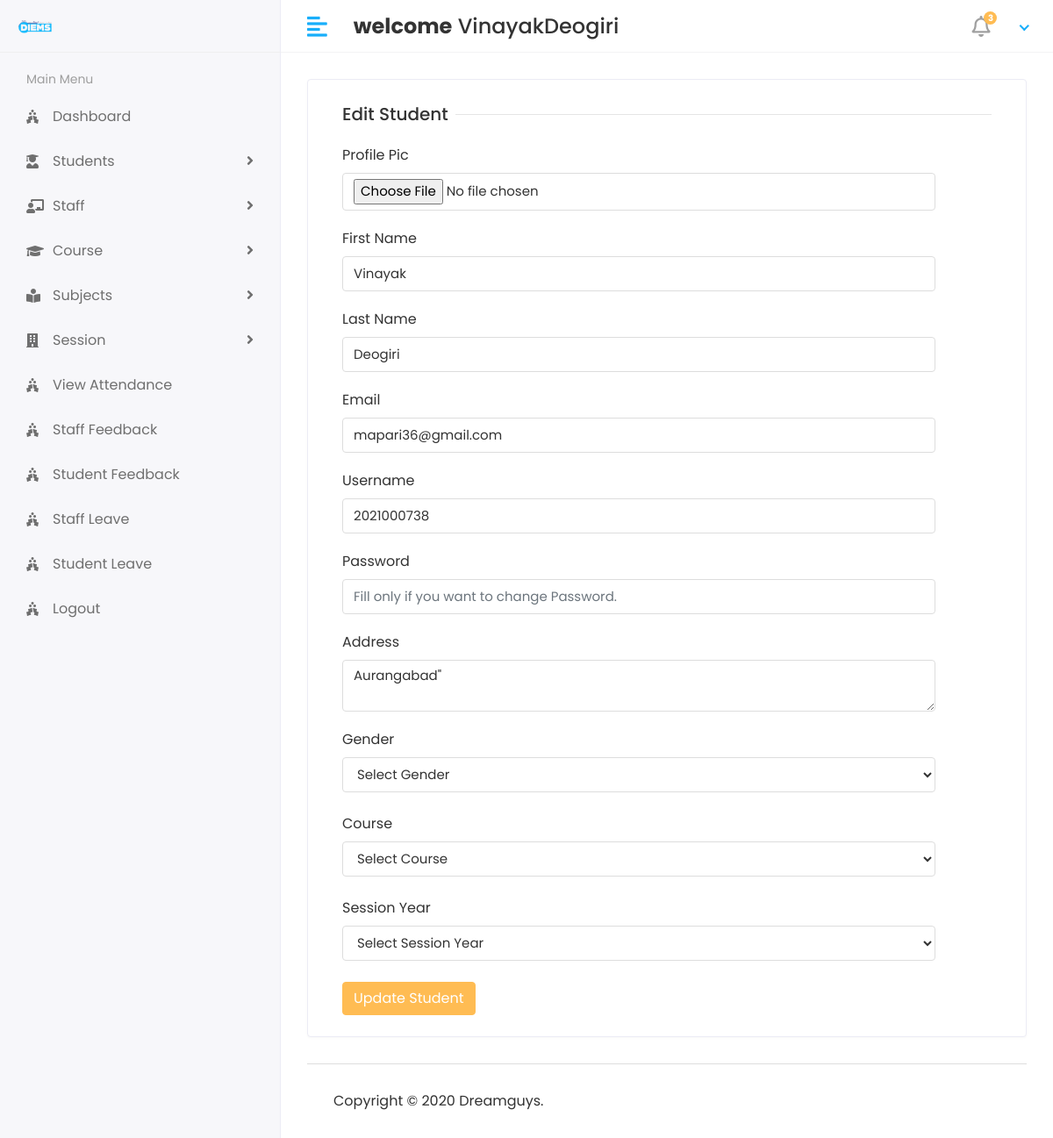
Screenshot of /Hod/Student/Edit/3 (signed in) with the database file from the repository.
### app/models.py (models this page shows, shortened)
class CustomUser(AbstractUser):
    USER = (
        (1,'HOD'),
        (2,'STAFF'),
        (3,'STUDENT'),
    )
    user_type = models.CharField(choices=USER,max_length=50,default=1)
    profile_pic = models.ImageField(upload_to='media/profile_pic')

class Student(models.Model):
    admin = models.OneToOneField(CustomUser,on_delete=models.CASCADE)
    address = models.TextField()
    gender = models.CharField(max_length=100)
    course_id = models.ForeignKey(Course,on_delete=models.DO_NOTHING)
    session_year_id = models.ForeignKey(Session_Year,on_delete=models.DO_NOTHING)
    created_at = models.DateTimeField(auto_now_add=True)
    updated_at = models.DateTimeField(auto_now=True)

### student_management/Hod_Views.py (the view)
# urls.py: path('Hod/Student/Edit/<str:id>',Hod_Views.EDIT_STUDENT,name='edit_student'),
@login_required(login_url='/')
def EDIT_STUDENT(request,id):
    student = Student.objects.filter(id = id)
    course = Course.objects.all()
    session_year = Session_Year.objects.all()
    context = {
        'student':student,
        'course':course,
        'session_year':session_year,
    }
    return render(request,'Hod/edit_student.html',context)

### templates/Hod/edit_student.html (shortened to what this page needs)
{% extends 'base.html' %}
{% block content %}
  <div class="row">
                  <div class="col-sm-12">
                     <div class="card">
                        <div class="card-body">
                           <form method="post" action="{% url 'update_student' %}" enctype="multipart/form-data">
                                 <div class="col-12">
                                    <h5 class="form-title"><span>Edit Student</span></h5>
                                 </div>
                                 <div class="col-sm-11">
                                    <div class="form-group">
                                       <label>Profile Pic</label>
                                       <input type="file" class="form-control" name="profile_pic" >
                                    </div>
                                 </div>
                                 <div class="col-sm-11">
                                    <div class="form-group">
                                       <label>First Name</label>
                                       <input type="text" class="form-control" name="first_name" value="{% for i in student %}{{i.admin.first_name}}{% endfor %}" >
                                    </div>
                                 </div>
                                 <div class="col-sm-11">
                                    <div class="form-group">
                                       <label>Last Name</label>
                                       <input type="text" class="form-control" name="last_name" value="{% for i in student %}{{i.admin.last_name}}{% endfor %}" >
                                    </div>
                                 </div>
                               <div class="col-sm-11">
                                    <div class="form-group">
                                       <label>Email</label>
                                       <input type="text" class="form-control" name="email" value="{% for i in student %}{{i.admin.email}}{% endfor %}" >
                                    </div>
                                 </div>
                               <div class="col-sm-11">
                                    <div class="form-group">
                                       <label>Username</label>
                                       <input type="text" class="form-control" name="username" value="{% for i in student %}{{i.admin.username}}{% endfor %}" >
                                    </div>
                                 </div>
                               <div class="col-sm-11">
                                    <div class="form-group">
                                       <label>Password</label>
                                       <input type="password" class="form-control" name="password"  placeholder="Fill only if you want to change Password." >
                                    </div>
                                 </div>
                               <div class="col-sm-11">
                                    <div class="form-group">
                                        <label>Address</label>
                                        <textarea class="form-control" name="address" required >{% for i in student %}{{i.address}}{% endfor %}"</textarea>
                                    </div>
                                 </div>
                               <div class="col-sm-11">
                                    <label>Gender</label>
                                       <select class="form-control" name="gender" >
                                          <option>Select Gender</option>
                                       </select>
                                 </div>
                               <br>
                               <div class="col-sm-11">
                                    <label>Course</label>
                                       <select class="form-control" name="course_id" >
                                          <option>Select Course</option>
                                       </select>
                                 </div>
                              <br>
                               <div class="col-sm-11">
                                    <label>Session Year</label>
                                       <select class="form-control" name="session_year_id" >
                                          <option>Select Session Year</option>
                                       </select>
                                 </div>
                               <br>
                                 <div class="col-12">
                                    <button type="submit" class="btn btn-primary">Update Student</button>
                                 </div>
                           </form>
                        </div>
                     </div>
                  </div>
               </div>
{% endblock %}

### templates/includes/header.html (shortened to what this page needs)
{% load static %}
<div class="header">
    <div class="header-left">
       <a href="index.html" class="logo">
       <img src="{% static 'assets\img\1000_logo-removebg-preview.png'  %}" max-height=100px alt="Logo">
       </a>
    </div>
    <a href="javascript:void(0);" id="toggle_btn">
    <i class="fas fa-align-left"></i>
    </a>
    <div class="top-nav-search mt-3">
       <h4><strong>welcome</strong>&nbsp;<span>{{user.first_name}}{{user.last_name}}</span></h4>
    </div>
    <ul class="nav user-menu">
       <li class="nav-item dropdown noti-dropdown">
          <a href="#" class="dropdown-toggle nav-link" data-toggle="dropdown">
          <i class="far fa-bell"></i> <span class="badge badge-pill">3</span>
          </a>
       </li>
       <li class="nav-item dropdown has-arrow">
          <a href="#" class="dropdown-toggle nav-link" data-toggle="dropdown">
          </a>
       </li>
    </ul>
 </div>

### static/assets/css/style.css (style rules this page uses)
html { height: 100%; }
body { background-color: #fff; color: #333; font-family: 'Poppins', sans-serif; font-size: 1rem; height: 100%; line-height: 1.5; overflow-x: hidden; }
h1, h2, h3, h4, h5, h6 { font-family: 'Poppins', sans-serif; margin-top: 0; }
.form-control { border: 1px solid #ddd; box-shadow: none; color: #333; font-size: 15px; height: 40px; }
a { color: #009ce7; }
input, button, a { transition: all 0.4s ease; -moz-transition: all 0.4s ease; -o-transition: all 0.4s ease; -ms-transition: all 0.4s ease; -webkit-transition: all 0.4s ease; }
input, input:focus, button, button:focus { outline: none; }
input[type="file"] { height: auto; min-height: calc(1.5em + .75rem + 2px); }
input[type=text], input[type=password] { -webkit-appearance: none; -moz-appearance: none; appearance: none; }
textarea.form-control { resize: vertical; }
.form-group { margin-bottom: 1.25rem; }
ul, ol { padding: 0px; list-style: none; }
.btn-primary { background-color: #FFBC53; border: 1px solid #FFBC53; }
.card { border: 1px solid #ececf5; box-shadow: 0 1px 3px 0 rgba(0, 0, 0, 0.03); margin-bottom: 1.875rem; }
.card-body { padding: 1.5rem; }
.header { background-color: #fff; border-bottom: 1px solid #f3f3f4; left: 0; position: fixed; right: 0; top: 0; z-index: 1001; height: 60px; }
.header .header-left { float: left; height: 60px; padding: 0 20px; position: relative; width: 320px; z-index: 1; transition: all 0.2s ease-in-out; background-color: #f7f7fa; border-bottom: 1px solid #efefef; border-right: 1px solid #ececf5; display: flex; align-items: center; }
.header .header-left .logo { display: inline-block; line-height: 60px; }
.header .header-left .logo img { max-height: 40px; width: auto; }
.header .dropdown-toggle:after { display: none; }
.header .has-arrow .dropdown-toggle:after { border-top: 0; border-left: 0; border-bottom: 2px solid #18aefa; border-right: 2px solid #18aefa; content: ''; height: 8px; display: inline-block; pointer-events: none; -webkit-transform-origin: 66% 66%; -ms-transform-origin: 66% 66%; transform-origin: 66% 66%; -webkit-transform: rotate(45deg); -ms-transform: rotate(45deg); transform: rotate(45deg); -webkit-transition: all 0.15s ease-in-out; transition: all 0.15s ease-in-out; width: 8px; vertical-align: 0px; }
.user-menu { float: right; margin: 0; position: relative; z-index: 99; padding-right: 15px; }
.user-menu.nav > li > a { color: #a0a0a0; font-size: 14px; line-height: 58px; padding: 0 15px; height: 60px; }
.top-nav-search { float: left; margin-left: 15px; }
.user-menu.nav > li > a .badge { background-color: #FFBC53; display: block; font-size: 10px; font-weight: bold; height: 15px; width: 15px; position: absolute; right: 7px; top: 13px; color: #fff; padding: 3px; }
.user-menu.nav > li > a > i { font-size: 1.5rem; line-height: 60px; }
.form-title { width: 100%; max-width: 100%; padding: 0; font-size: 1.25rem; font-weight: 500; line-height: inherit; color: #333; white-space: normal; position: relative; display: block; margin-bottom: 20px; }
.form-title:before { content: ""; position: absolute; left: 0px; right: 0px; height: 1px; top: 50%; background-color: rgba(0, 0, 0, 0.1); }
.form-title span { padding: 0px 0.5rem 0 0; background-color: #fff; display: inline-block; z-index: 2; position: relative; }
@media (min-width: 992px) { #toggle_btn { align-items: center; color: #18aefa; display: inline-flex; float: left; font-size: 26px; height: 60px; justify-content: center; margin-left: 15px; padding: 0 15px; } }

### rows the page displays
CustomUser: first_name "Vinayak", last_name "Deogiri"
Student: first_name "Vinayak", last_name "Deogiri", email "mapari36@gmail.com", username "2021000738", address "Aurangabad\""
